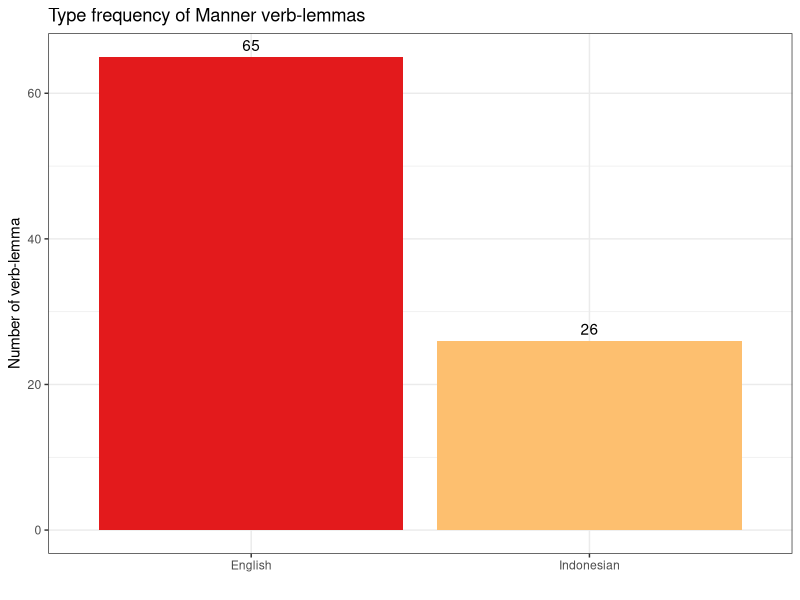

Source code (R): (Note: this script raises an error after producing the figure.)
#' ---
#' title: "R Notebook for *Quantitative Distribution of English and Indonesian Motion Verbs and Its Typological Implications: A case study with the English and Indonesian versions of the* Twilight *novel*"
#' author: '*by* [Gede Primahadi Wijaya RAJEG](https://udayananetworking.unud.ac.id/lecturer/880-gede-primahadi-wijaya-rajeg) <a itemprop="sameAs" content="https://orcid.org/0000-0002-2047-8621" href="https://orcid.org/0000-0002-2047-8621" target="orcid.widget" rel="noopener noreferrer" style="vertical-align:top;"><img src="https://orcid.org/sites/default/files/images/orcid_16x16.png" style="width:1em;margin-right:.5em;" alt="ORCID iD icon"></a>^[Universitas Udayana, Bali, Indonesia] & Utei Charaleghy PAMPHILA^[SIT Study Abroad Indonesia]'
#' output: 
#'   html_notebook:
#'     code_folding: show
#'     fig_caption: yes
#'     fig_width: 6
#'     number_sections: yes
#'     toc: yes
#'     toc_float: no
#' ---
#' 
## ----setup, include = FALSE, message = FALSE, warning = FALSE, echo = FALSE------------
knitr::opts_chunk$set(fig.width = 7,
                      fig.asp = 0.618,
                      fig.retina = 2,
                      dpi = 300,
                      dev = "pdf",
                      tidy = FALSE,
                      echo = TRUE)

library(tidyverse)
library(RColorBrewer) # for the plotting

#' 
#' 
#' **keywords**: *open science*; *open notebook*; *open data*; *R programming*; *motion verbs*; *English*; *Indonesian*; *lexicalisation patterns*; *semantic typology*; *quantitative linguistics*
#' 
#' # Load the frequency list data
#' 
#' Below are the codes to read in the frequency list data for the <span style="font-variant:small-caps;">manner</span> and <span style="font-variant:small-caps;">path</span> Verbs in the English and Indonesian versions of the novel [*Twilight*](https://en.wikipedia.org/wiki/Twilight_(Meyer_novel)). Readers need to install the [tidyverse](https://www.tidyverse.org) suit of R packages as the codes heavily use functionality from this package, in addition to the [RColorBrewer](https://cran.r-project.org/web/packages/RColorBrewer/index.html) package used in the visualisation codes.
#' 
## ----read-in-data, message = FALSE-----------------------------------------------------
# Read in the manner verbs data in English and Indonesian
manner_eng_tokens <- readr::read_tsv("data-joll/manner_eng_tokens.txt") %>% 
  arrange(desc(n), lemma)
manner_idn_tokens <- readr::read_tsv("data-joll/manner_idn_tokens.txt") %>% 
  arrange(desc(n), lemma)

# Read in the path verbs data in English and Indonesian
path_eng_tokens <- readr::read_tsv("data-joll/path_eng_tokens.txt")
path_idn_tokens <- readr::read_tsv("data-joll/path_idn_tokens.txt")

#' 
#' 
#' # Quantitative analyses
#' 
#' The main quantitative analyses include computing and comparing the type frequency, token frequency, and type-per-token ratio (TTR) of the English and Indonesian <span style="font-variant:small-caps;">manner</span> ([§\@ref(manner)](#manner)) and <span style="font-variant:small-caps;">path</span> ([§\@ref(path)](#path)) verbs.
#' 
#' The codes below generate the data frame as the input for all figures/plots in the paper.
#' 
## ----data-manner-path-plot-------------------------------------------------------------
mnr <- tibble(tokens = c(sum(manner_eng_tokens$n), sum(manner_idn_tokens$n)),
              perc_token = (tokens/sum(tokens)) * 100,
              type = c(nrow(manner_eng_tokens), nrow(manner_idn_tokens)),
              perc_type = (type/sum(type)) * 100,
              ttr = type/tokens,
              language = c("English", "Indonesian"),
              verb_type = "manner-verb")
pth <- tibble(tokens = c(sum(path_eng_tokens$n), sum(path_idn_tokens$n)),
              perc_token = (tokens/sum(tokens)) * 100,
              type = c(nrow(path_eng_tokens), nrow(path_idn_tokens)),
              perc_type = (type/sum(type)) * 100,
              ttr = type/tokens,
              language = c("English", "Indonesian"),
              verb_type = "path-verb")

#' 
#' The following codes combine the previous codes to generate data for extracting percentages of <span style="font-variant:small-caps;">manner</span> and <span style="font-variant:small-caps;">path</span> verbs out of the total motion verbs in English and Indonesian.
#' 
## ----data-manner-path-proportion-------------------------------------------------------
mnr_pth <- bind_rows(mnr, pth) %>% 
  group_by(language) %>% 
  mutate(perc_token_lang = tokens/sum(tokens) * 100,
         perc_type_lang = type/sum(type) * 100,
         sum_type_lang = sum(type),
         sum_token_lang = sum(tokens)) %>% 
  ungroup()

# print out the content of the `mnr_pth` data frame
mnr_pth

#' 
#' The `tokens` column contains the total token-frequency of the <span style="font-variant:small-caps;">manner</span> and <span style="font-variant:small-caps;">path</span> verbs for English and Indonesian. The `perc_token` column represents percentages of the values in the `tokens` column, that is, the percentages of <span style="font-variant:small-caps;">manner</span> and <span style="font-variant:small-caps;">path</span> verbs respectively by `language`. So for instance, the value `r mnr_pth %>% filter(verb_type == "manner-verb", language == "English") %>% pull(perc_token) %>% round(2)`% in the `perc_token` column represents the percentage of the English <span style="font-variant:small-caps;">manner</span> out of the total `r mnr_pth %>% filter(verb_type == "manner-verb") %>% pull(tokens) %>% sum()` tokens of <span style="font-variant:small-caps;">manner</span> verbs across English and Indonesian. The same interpretation applies to the `type` and `perc_type` columns. The `ttr` column represents the Type-per-Token Ratio (TTR).
#' 
#' 
#' In our database of the English version of *Twilight*, we identified `r unique(pull(filter(mnr_pth, language == "English"), sum_type_lang))` types of MOTION verbs in general. From this total of English MOTION verbs (N~type~ ~motion~ = `r unique(pull(filter(mnr_pth, language == "English"), sum_type_lang))`), `r mnr_pth %>% filter(language == "English", verb_type == "manner-verb") %>% pull(perc_type_lang) %>% round(2)`% repesent the <span style="font-variant:small-caps;">manner</span> verbs and the remaining `r mnr_pth %>% filter(language == "English", verb_type == "path-verb") %>% pull(perc_type_lang) %>% round(2)`% are the <span style="font-variant:small-caps;">path</span> verbs. When we look at the Indonesian database of *Twilight*, the total number of the Indonesian MOTION verbs (N~type~ ~motion~ = `r unique(pull(filter(mnr_pth, language == "Indonesian"), sum_type_lang))`) is `r ifelse(unique(pull(filter(mnr_pth, language == "Indonesian"), sum_type_lang)) < unique(pull(filter(mnr_pth, language == "English"), sum_type_lang)), "lower", "greater")` than that of English (N~type~ ~motion~ = `r unique(pull(filter(mnr_pth, language == "English"), sum_type_lang))`), though it is not a significant difference (*p*~binomial~ = `r round(binom.test(c(unique(pull(filter(mnr_pth, language == "English"), sum_type_lang)), unique(pull(filter(mnr_pth, language == "Indonesian"), sum_type_lang))))$p.value, 3)`). From the total of `r unique(pull(filter(mnr_pth, language == "Indonesian"), sum_type_lang))` Indonesian MOTION verbs, the Indonesian <span style="font-variant:small-caps;">manner</span> verbs constitute `r mnr_pth %>% filter(language == "Indonesian", verb_type == "manner-verb") %>% pull(perc_type_lang) %>% round(2)`% of that total, while the Indonesian <span style="font-variant:small-caps;">path</span> verbs take the remaining `r mnr_pth %>% filter(language == "Indonesian", verb_type == "path-verb") %>% pull(perc_type_lang) %>% round(2)`%.
#' 
#' The codes below demonstrate how these percentages are extracted from the `mnr_pth` data frame.
#' 
## ----extract-motion-verbs-percentages, eval = FALSE------------------------------------
## # percentage of manner and path verbs out of the total motion verbs in English and Indonesian
## 
## ## % of the English manner verbs
## mnr_pth %>% filter(language == "English", verb_type == "manner-verb") %>% pull(perc_type_lang) %>% round(2)
## 
## ## % of the English path verbs
## mnr_pth %>% filter(language == "English", verb_type == "path-verb") %>% pull(perc_type_lang) %>% round(2)
## 
## ## % of the Indonesian manner verbs
## mnr_pth %>% filter(language == "Indonesian", verb_type == "manner-verb") %>% pull(perc_type_lang) %>% round(2)
## 
## ## % of the Indonesian path verbs
## mnr_pth %>% filter(language == "Indonesian", verb_type == "path-verb") %>% pull(perc_type_lang) %>% round(2)
## 
## ## p-value of the Exact Binomial Test (two-tailed) for comparing the number of MOTION verbs between English and Indonesian
## round(binom.test(c(unique(pull(filter(mnr_pth, language == "English"), sum_type_lang)),
##                    unique(pull(filter(mnr_pth, language == "Indonesian"), sum_type_lang))))$p.value, 3)
## 
## ## Get the total number of MOTION verbs in the English database
## unique(pull(filter(mnr_pth, language == "English"), sum_type_lang))
## 
## ## Get the total number of MOTION verbs in the Indonesian database
## unique(pull(filter(mnr_pth, language == "Indonesian"), sum_type_lang))

#' 
#' 
#' ## Manner verbs {#manner}
#' 
#' ### Binomial test for type frequencies {#binom-manner-type}
#' 
#' The following codes demonstrate the calculation of *p*-value of the Exact Binomial Test (two-tailed) for the type-frequencies comparison of <span style="font-variant:small-caps;">manner</span> verbs between English and Indonesian.
#' 
## ----binom-test-manner-type-freq-------------------------------------------------------
# get the number of manner verbs in Indonesian and English
sum_manner_idn_types <- nrow(manner_idn_tokens)
sum_manner_eng_types <- nrow(manner_eng_tokens)

# run the binomial test (two-tailed)
binom_manner_types <- binom.test(c(sum_manner_idn_types, sum_manner_eng_types))

# output only the p-value
binom_manner_types$p.value

#' 
#' As we see, the *p*-value is very small (*p* < 0.001).
#' 
#' ### Binomial test for token frequencies {#binom-manner-token}
#' 
#' The following codes demonstrate the calculation of *p*-value of the Exact Binomial Test (two-tailed) for the token-frequencies comparison of <span style="font-variant:small-caps;">manner</span> verbs between English and Indonesian.
#' 
## ----binom-test-manner-token-freq------------------------------------------------------
# get the summed token-frequencies of the manner verbs in Indonesian and English
sum_manner_idn_tokens <- sum(manner_idn_tokens$n)
sum_manner_eng_tokens <- sum(manner_eng_tokens$n)

# run the binomial test (two-tailed)
binom_manner_tokens <- binom.test(c(sum_manner_idn_tokens, sum_manner_eng_tokens))

# output only the p-value
binom_manner_tokens$p.value

#' 
#' As we see, the *p*-value is very small (*p* < 0.001).
#' 
#' ### Type-per-token Ratio (TTR) {#manner-ttr}
#' 
#' The TTR value of the English <span style="font-variant:small-caps;">manner</span> verbs (TTR~English~ = `r round(pull(filter(mnr_pth, verb_type == "manner-verb", language == "English"), ttr), 4)`) is higher than that of Indonesian (TTR~Indonesian~ = `r round(pull(filter(mnr_pth, verb_type == "manner-verb", language == "Indonesian"), ttr), 4)`), suggesting a greater lexical diversity of the Manner verbs inventory in English.
#' 
#' ### Visualisations {#manner-plot}
#' 
#' The following codes produce **Figure 1** in the paper.
#' 
## ----manner-type-freq-plot, fig.cap = "Type frequency of the Manner verb-lemmas in English and Indonesian versions of *Twilight*"----
mnr %>% 
  ggplot(aes(x = language, y = type)) + 
  geom_col(fill = RColorBrewer::brewer.pal(12, name = "Paired")[6:7]) +
  geom_text(aes(label = type), vjust = -.5) +
  theme_bw() +
  labs(y = "Number of verb-lemma", x = "", title = "Type frequency of Manner verb-lemmas") +
  ggsave("figs-joll/total-type-of-manner-verbs.png", width = 6, height = 5)

#' 
#' The following codes produce **Figure 2** in the paper.
#' 
## ----manner-token-freq-plot, fig.cap = "Summed token frequency of Manner verb-lemmas in English and Indonesian versions of *Twilight*"----
mnr %>% 
  ggplot(aes(x = language, y = tokens)) + 
  geom_col(fill = RColorBrewer::brewer.pal(12, name = "Paired")[2:3]) + 
  geom_text(aes(label = paste("number of verb-type = ", type, sep = "")), vjust = -.5) +
  theme_bw() +
  labs(y = "Token frequency", x = "", title = "Token frequency of Manner verb-lemmas") +
  ggsave("figs-joll/total-tokens-of-manner-verbs.png", width = 6, height = 5)

#' 
#' ### Data in Table 1
#' 
#' Here are the codes to generate the content of the cells in **Table 1** in the paper.
#' 
## ----table-1-data----------------------------------------------------------------------
mnr_idn_gloss <- c("walk", "run", "stride; take a step", "jump", "drive", "dash; rush", "slide/glide away", "glide/float in/through the air", "move along at a high speed", "sneak (into)", "race; move fast", "break through; force one's way into", "crawl", "hop up and down", "slip/slide away", "stroll around", "swing", "tiptoe", "fly", "stumbled; tripped over", "swim", "bounce around; jump repeatedly", "rock; sway; wave", "stalk", "slip/slide away", "fall headlong; slip/slide away")
eng_mnr_cell <- paste(paste("*", manner_eng_tokens$lemma, "*", " (", manner_eng_tokens$n, ")", sep = ""), collapse = ", ")
idn_mnr_cell <- paste(paste("*", manner_idn_tokens$lemma, "*", " '", mnr_idn_gloss, "' (", manner_idn_tokens$n, ")", sep = ""), collapse = ", ")
tibble(`---` = c("ENGLISH ...", eng_mnr_cell, "INDONESIAN ...", idn_mnr_cell)) %>% 
  knitr::kable(caption = "Manner verb-lemmas and their token frequencies in *Twilight*")


#' 
#' 
#' ## Path verbs {#path}
#' 
#' ### Binomial test for type frequencies {#binom-path-type}
#' 
#' Below are the codes to run the Exact Binomial Test (two-tailed) for the type-frequency comparison of <span style="font-variant:small-caps;">path</span> verbs between English and Indonesian. The resulting *p*-value is small (*p* < 0.05).
#' 
## ----binom-test-oath-type-freq---------------------------------------------------------
binom_path <- binom.test(c(nrow(path_idn_tokens), nrow(path_eng_tokens)))
binom_path$p.value

#' 
#' ### Binomial test for token frequencies {#binom-path-token}
#' 
#' The following codes demonstrate the calculation of *p*-value of the Exact Binomial Test (two-tailed) for the token-frequencies comparison of <span style="font-variant:small-caps;">path</span> verbs between English and Indonesian. The resulting *p*-value is also very small (*p* < 0.001)
#' 
## ----binom-test-path-token-freq--------------------------------------------------------
binom_path_tokens <- binom.test(c(sum(path_idn_tokens$n), sum(path_eng_tokens$n)))
binom_path_tokens$p.value

#' 
#' ### Type-per-token Ratio (TTR) {#path-ttr}
#' 
#' The TTR value of the English <span style="font-variant:small-caps;">path</span> verbs (TTR~English~ = `r round(pull(filter(mnr_pth, verb_type == "path-verb", language == "English"), ttr), 4)`) is only slightly lower than that of Indonesian (TTR~Indonesian~ = `r round(pull(filter(mnr_pth, verb_type == "path-verb", language == "Indonesian"), ttr), 4)`), suggesting a modestly greater lexical diversity of the Indonesian <span style="font-variant:small-caps;">path</span> verbs inventory.
#' 
#' ### Visualisations {#path-plot}
#' 
#' The following codes produce **Figure 3** in the paper.
#' 
## ----path-type-freq-plot, fig.caption = "Type frequency of the Path verb-lemmas in English and Indonesian versions of _Twilight_"----
pth %>% 
  ggplot(aes(x = language, y = type)) + 
  geom_col(fill = RColorBrewer::brewer.pal(12, name = "Paired")[6:7]) + 
  geom_text(aes(label = type), vjust = -.5) +
  theme_bw() +
  labs(y = "Number of verb-lemma", x = "", title = "Type frequency of Path verb-lemmas") +
  ggsave("figs-joll/total-type-of-path-verbs.png", width = 6, height = 5)

#' 
#' The following codes produce **Figure 4** in the paper.
#' 
## ----path-token-freq-plot, fig.cap = "Summed token frequency of Path verb-lemmas in English and Indonesian versions of _Twilight_"----
pth %>% 
  ggplot(aes(x = language, y = tokens)) + 
  geom_col(fill = RColorBrewer::brewer.pal(12, name = "Paired")[2:3]) + 
  geom_text(aes(label = paste("number of verb-type = ", type, sep = "")), vjust = -.5) +
  theme_bw() +
  labs(y = "Token frequency", x = "", title = "Token frequency of Path verb-lemmas") +
  ggsave("figs-joll/total-tokens-of-path-verbs.png", width = 6, height = 5)


#' 
#' ### Data in Table 2
#' 
#' Here are the codes to generate the content of the cells in **Table 2** in the paper.
#' 
## ----table-2-data----------------------------------------------------------------------
pth_idn_gloss <- c(menuju = "head toward/for", kembali = "return; go/come back", masuk = "go/come in; enter", berbalik = "turn over/upside down", keluar = "go/come out; exit", pulang = "return; go/come back", muncul = "emerge; appear", tiba = "arrive", turun = "go down; descend", jatuh = "fall", memasuki = "enter", menjauh = "move/get/stay (far) away", naik = "go up; rise; increase", mendekat = "approach; get close", berputar = "rotate; move around", menyusuri = "move along the edge/border/margin", meninggalkan = "leave behind/out; abandon", menuruni = "go down sth.; descend (into)", terjatuh = "fallend down (suddenly)", mengitari = "encircle; move in a circle around", maju = "move forward", menaiki = "go up (onto sth.)", pindah = "move; shift", beranjak = "move/shift one's position slightly", mundur = "go backward", melewati = "pass/go by/through", menghampiri = "come close/near to", menghambur = "scatter; disperse", menyeberangi = "go across/to the other side; cross sth.", membelok = "turn to the right/left", menelusuri = "follow/go along; trace", berpencar = "scatter; disperse", melintasi = "pass/flash by", mengelilingi = "go/revolve around")
pth_idn_gloss_df <- tibble(lemma = names(pth_idn_gloss),
                           gloss = unname(pth_idn_gloss))
path_idn_tokens1 <- path_idn_tokens %>% left_join(pth_idn_gloss_df, by = "lemma")
eng_pth_cell <- paste(paste("*", path_eng_tokens$lemma, "*", " (", path_eng_tokens$n, ")", sep = ""), collapse = ", ")
idn_pth_cell <- paste(paste("*", path_idn_tokens1$lemma, "*", " '", path_idn_tokens1$gloss, "' (", path_idn_tokens1$n, ")", sep = ""), collapse = ", ")

tibble(`---` = c("ENGLISH ...", eng_pth_cell, "INDONESIAN ...", idn_pth_cell)) %>% 
  knitr::kable(caption = "Path verb-lemmas and their token frequencies in *Twilight*")

#' 
